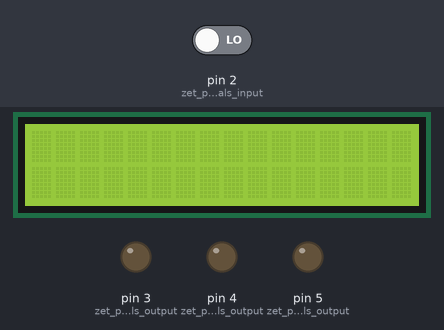
Simulated run of this sketch. Board: Arduino Uno, built with avr-gcc and run on an emulated ATmega328P. Parts: 16×2 character LCD, output pins drawn as LEDs (lit = HIGH). Inputs (shaded band) come from the test bench; at power-on: pin 2 (zet_pin_2_als_input) LOW. Random numbers use the default seed unless the sketch sets one.

Above: at 1.2 s.
1.3 s: pin 2 (zet_pin_2_als_input) driven HIGH
At 2.2 s:
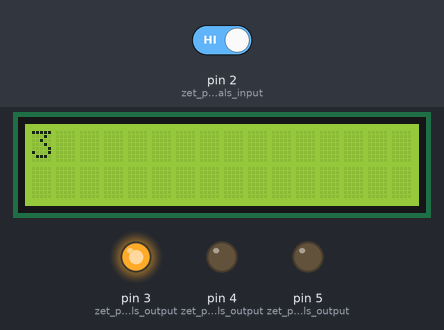
At 4.1 s:
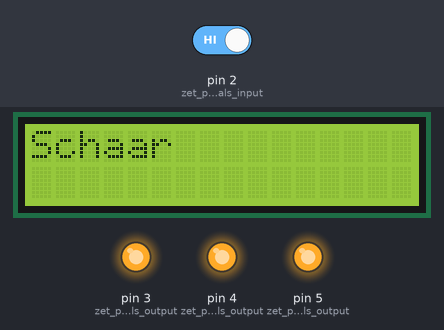
4.3 s: pin 2 (zet_pin_2_als_input) driven LOW
6.5 s: pin 2 (zet_pin_2_als_input) driven HIGH
At 9.4 s:
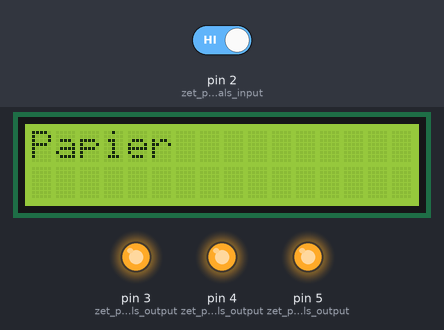
Timing chart, 0 to 22.8 s (numbered marks = the images above; inputs shaded):
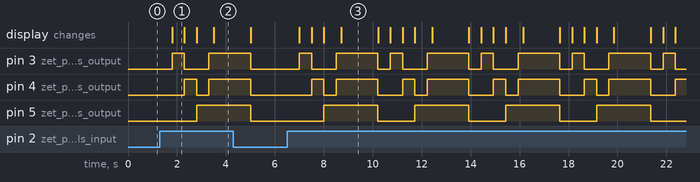

The sketch:

SteenPapierSchaarFin.ino
```cpp
#include <Wire.h>   //opent de Wire bibliotheek
#include <LiquidCrystal_I2C.h> // opent de LiquidCrystal_I2C bibliotheek die je kan downloaden via hulpmiddelen -> bibliotheken beheren. Dan vervolgens LiquidCrystal I2C op te zoeken en de bibliothee die gemaakt is door Frank de Brabander te installeren.
char *SPS[]={"Steen", "Papier", "Schaar"}; // dit is een lijst met de 3 verschillende mogelijkheden.
long SPS1; // hier wordt het willekeurige antwoord opgeslagen.

LiquidCrystal_I2C lcd(0x27,16,2);  // zet het adress van de lcd op 0x27 met 16 characters en 2 lijnen.

void setup()
{
  pinMode(2, INPUT); // zet pin 2 als input.
  pinMode(3, OUTPUT); // zet pin 3 als output.
  pinMode(4, OUTPUT); // zet pin 4 als output.
  pinMode(5, OUTPUT); // zet pin 5 als output.
  lcd.init(); // zet het lcd schermpje aan.
  lcd.backlight(); // zet de backlight van het lcd schermpje aan.
  lcd.setCursor(0,0); // zorgt ervoor dat hij bovenaan begint met typen.
  randomSeed(analogRead(A0)); // zorgt ervoor dat het gekozen woord daadwerkelijk willekeurig is
}


void loop()
{


  lcd.clear(); // maakt het schermpje leeg
  if (digitalRead(2) == 1) // dit wordt geactiveert als de knop wordt ingedrukt.
  {
   delay(500); // wacht 0,5 seconden.
   lcd.print("3"); //laat 3 zien op het schermpje.
   digitalWrite(3, HIGH); // zet pin 3 aan.
   lcd.setCursor(0,0); // zorgt ervoor dat hij bovenaan begint met typen.
   delay(500); // wacht 0,5 seconden.
   digitalWrite(3, LOW); // zet pin 3 uit.
   digitalWrite(4, HIGH); // zet pin 4 aan.
   lcd.print("2"); //laat 2 zien op het schermpje.
   lcd.setCursor(0,0); // zorgt ervoor dat hij bovenaan begint met typen.
   delay(500); // wacht 0,5 seconden.
   digitalWrite(4, LOW); // zet pin 4 uit.
   digitalWrite(5, HIGH); // zet pin 5 aan.
   lcd.setCursor(0,0); // zorgt ervoor dat hij bovenaan begint met typen.
   lcd.print("1"); //laat 1 zien op het schermpje.
   delay(500); // wacht 0,5 seconden.
   digitalWrite(3, HIGH); // zet pin 3 aan.
   digitalWrite(4, HIGH); // zet pin 4 aan.
   delay(200); // wacht 0,2 seconden.


   SPS1 = random(sizeof(SPS)/sizeof(char*)); // kiest een willekeurig woord
   lcd.setCursor(0,0); // zorgt ervoor dat het woord op de goede plek verschijnt.
   lcd.print(SPS[SPS1]); // laat het willekeurig woord zien
   delay(1500); // wacht 1,5 seconden.
   digitalWrite(3, LOW); // zet pin 3 uit.
   digitalWrite(4, LOW); // zet pin 4 uit.
   digitalWrite(5, LOW); // zet pin 5 uit.
  }
  }
```

Measured:
- after the input at 1.3 s, pin 3 (zet_pin_3_als_output): LOW → HIGH after 0.50 s, → LOW 0.50 s later, → HIGH 1.0 s later; pin 4 (zet_pin_4_als_output): LOW → HIGH after 1.0 s, → LOW 0.50 s later, → HIGH 0.50 s later; pin 5 (zet_pin_5_als_output): LOW → HIGH after 1.5 s; the display: changes after 0.50 s (image 1)
- after the input at 6.5 s, pin 3 (zet_pin_3_als_output): LOW → HIGH after 0.50 s, then repeats every 3.7 s: LOW 1.0 s, HIGH 1.7 s, LOW 0.50 s, HIGH 0.50 s; pin 4 (zet_pin_4_als_output): LOW → HIGH after 1.0 s, then repeats every 3.7 s: LOW 0.50 s, HIGH 1.7 s, LOW 1.0 s, HIGH 0.50 s
- what the display in image 1 shows lasts 0.5 s, from 1.8 s to 2.3 s
